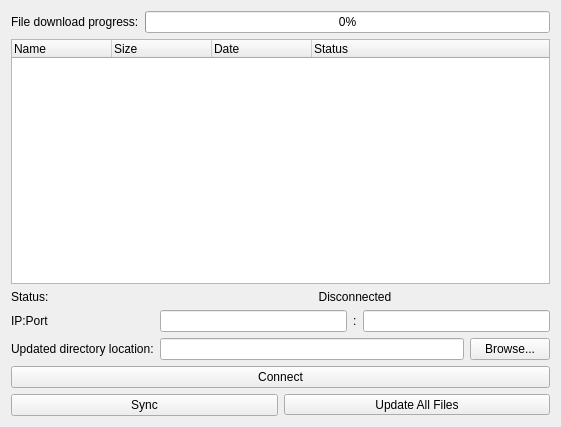
<?xml version="1.0" encoding="UTF-8"?>
<ui version="4.0">
 <class>ClientWidget</class>
 <widget class="QWidget" name="ClientWidget">
  <property name="geometry">
   <rect>
    <x>0</x>
    <y>0</y>
    <width>561</width>
    <height>427</height>
   </rect>
  </property>
  <property name="windowTitle">
   <string>ClientWidget</string>
  </property>
  <layout class="QVBoxLayout" name="verticalLayout">
   <item>
    <layout class="QHBoxLayout" name="horizontalLayout_4">
     <item>
      <widget class="QLabel" name="label_3">
       <property name="text">
        <string>File download progress:</string>
       </property>
      </widget>
     </item>
     <item>
      <widget class="QProgressBar" name="progressBar">
       <property name="value">
        <number>0</number>
       </property>
      </widget>
     </item>
    </layout>
   </item>
   <item>
    <widget class="QTreeWidget" name="treeWidget">
     <column>
      <property name="text">
       <string>Name</string>
      </property>
     </column>
     <column>
      <property name="text">
       <string>Size</string>
      </property>
     </column>
     <column>
      <property name="text">
       <string>Date</string>
      </property>
     </column>
     <column>
      <property name="text">
       <string>Status</string>
      </property>
     </column>
     <column>
      <property name="text">
       <string/>
      </property>
     </column>
    </widget>
   </item>
   <item>
    <layout class="QGridLayout" name="gridLayout_2">
     <item row="1" column="1">
      <layout class="QHBoxLayout" name="horizontalLayout">
       <item>
        <widget class="QLineEdit" name="ipLineEdit">
         <property name="text">
          <string/>
         </property>
        </widget>
       </item>
       <item>
        <widget class="QLabel" name="label">
         <property name="text">
          <string>:</string>
         </property>
        </widget>
       </item>
       <item>
        <widget class="QLineEdit" name="portLineEdit">
         <property name="text">
          <string/>
         </property>
        </widget>
       </item>
      </layout>
     </item>
     <item row="2" column="1">
      <layout class="QHBoxLayout" name="horizontalLayout_3">
       <item>
        <widget class="QLineEdit" name="dirLineEdit">
         <property name="text">
          <string/>
         </property>
        </widget>
       </item>
       <item>
        <widget class="QPushButton" name="browseBtn">
         <property name="text">
          <string>Browse...</string>
         </property>
        </widget>
       </item>
      </layout>
     </item>
     <item row="2" column="0">
      <widget class="QLabel" name="label_2">
       <property name="text">
        <string>Updated directory location:</string>
       </property>
      </widget>
     </item>
     <item row="1" column="0">
      <widget class="QLabel" name="label_5">
       <property name="text">
        <string>IP:Port</string>
       </property>
      </widget>
     </item>
     <item row="0" column="0">
      <widget class="QLabel" name="label_4">
       <property name="minimumSize">
        <size>
         <width>0</width>
         <height>0</height>
        </size>
       </property>
       <property name="maximumSize">
        <size>
         <width>50</width>
         <height>16777215</height>
        </size>
       </property>
       <property name="text">
        <string>Status:</string>
       </property>
      </widget>
     </item>
     <item row="0" column="1">
      <widget class="QLabel" name="statusLabel">
       <property name="text">
        <string>Disconnected</string>
       </property>
       <property name="alignment">
        <set>Qt::AlignCenter</set>
       </property>
      </widget>
     </item>
    </layout>
   </item>
   <item>
    <widget class="QPushButton" name="connectBtn">
     <property name="text">
      <string>Connect</string>
     </property>
    </widget>
   </item>
   <item>
    <layout class="QHBoxLayout" name="horizontalLayout_5">
     <item>
      <widget class="QPushButton" name="syncBtn">
       <property name="text">
        <string>Sync</string>
       </property>
      </widget>
     </item>
     <item>
      <widget class="QToolButton" name="updateFilesBtn">
       <property name="sizePolicy">
        <sizepolicy hsizetype="Minimum" vsizetype="Fixed">
         <horstretch>0</horstretch>
         <verstretch>0</verstretch>
        </sizepolicy>
       </property>
       <property name="text">
        <string>Update All Files</string>
       </property>
       <property name="toolButtonStyle">
        <enum>Qt::ToolButtonIconOnly</enum>
       </property>
      </widget>
     </item>
    </layout>
   </item>
  </layout>
 </widget>
 <resources/>
 <connections/>
</ui>
